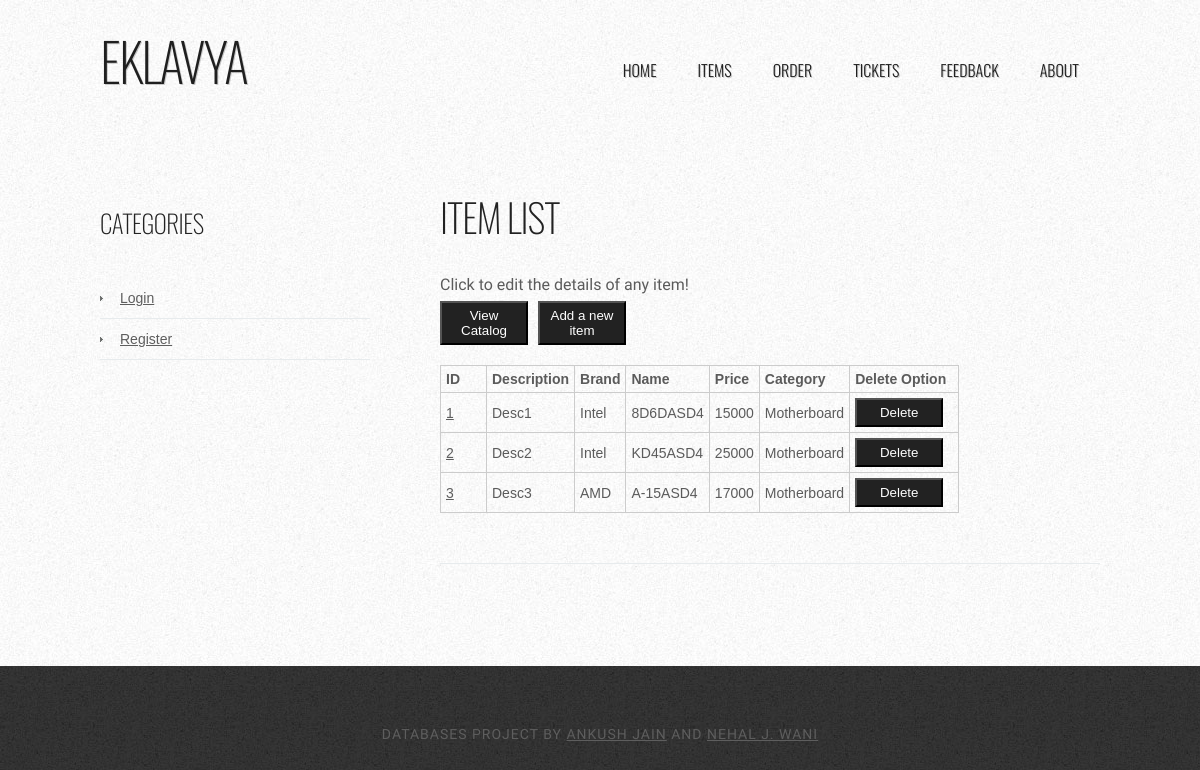
The page /item.php on the database as committed earlier.
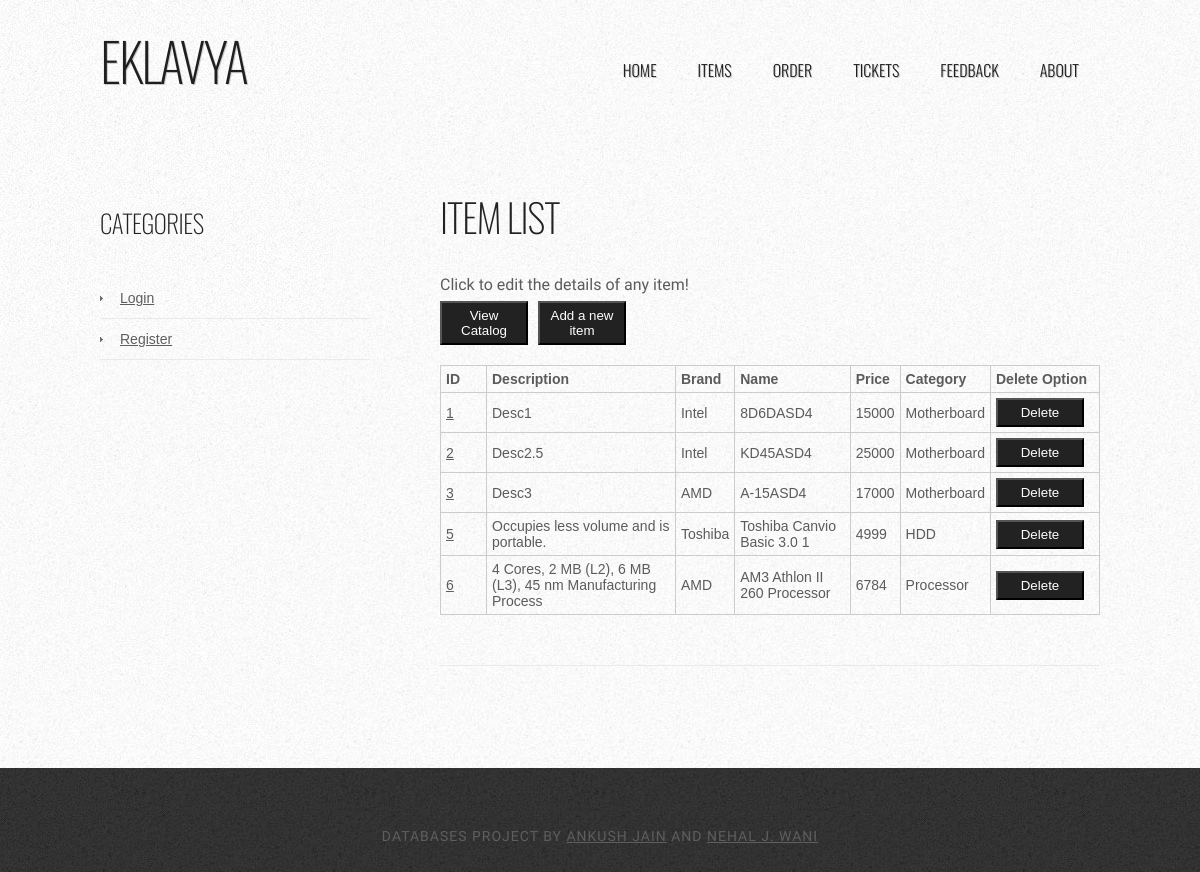
The same page on the database as committed later.
### tables this page shows
CREATE TABLE `Items` (
  `ID` int(10) NOT NULL AUTO_INCREMENT,
  `Description` varchar(1000) DEFAULT NULL,
  `Brand` varchar(50) DEFAULT NULL,
  `Name` varchar(100) DEFAULT NULL,
  `Price` int(8) DEFAULT NULL,
  `Category` varchar(50) DEFAULT NULL,
  PRIMARY KEY (`ID`),
  KEY `Brand` (`Brand`),
  CONSTRAINT `Items_ibfk_1` FOREIGN KEY (`Brand`) REFERENCES `Brand` (`Name`) ON DELETE CASCADE ON UPDATE CASCADE
);

### essential.php (the view, shortened to what this page needs)
<?php
function dbconnect(){
	$con = mysql_connect('','','');
	if(!$con){
		die("Error in connection!");
	}
	else {
		$chooseDB = "USE dbapp";
		$fetchDB = mysql_query( $chooseDB , $con);
	}
}
function execute($query){
	GLOBAL $con;
	$result = mysql_query($query,$con);
	if(!$result){
		echo mysql_error();
		die("Cannot execute the query ".$query);
	}
	else{
		return $result;
	}
}
function generateItems2($query){
	$result=execute($query);
	$string="";
	while($rows = mysql_fetch_assoc($result)){
		$string.="<tr>";
		$count=0;
		foreach($rows as $row){
			if($count==0){
				if($_SESSION['ID']==0)
					$string.="<td><a href=editItem.php?ID=".$rows['ID']."&Category=".$rows['Category'].">".$row."</a></td>";
				else
					$string.="<td>".$row."</td>";
			}
			else{
				$string.="<td>".$row."</td>";
			}
			$count++;
		}
		if($_SESSION['ID']==0){
			$string.="<td><button type='submit' class='more' name='delID' value=".$rows['ID']." >Delete</button></a></td></tr>";
		}
		else
			$string.="</tr>";
	}
	return $string;
}
?>

### header.php (shortened to what this page needs)
<!DOCTYPE html PUBLIC "-//W3C//DTD XHTML 1.0 Strict//EN" "http://www.w3.org/TR/xhtml1/DTD/xhtml1-strict.dtd">
<?php
$file = $_SERVER['PHP_SELF'];
$filearray = explode(".php", $file);
$file = $filearray[0];
$filearray = explode("/", $file);
$file = $filearray[2];
?>
<html xmlns="http://www.w3.org/1999/xhtml">
<head>
<link href="style.css" rel="stylesheet" type="text/css" media="screen" />
</head>
<body>
<div id="wrapper">
	<div id="header-wrapper">
		<div id="header" class="container">
			<div id="logo">
				<h1><a href="#">Eklavya</a></h1>
			</div>
			<div id="menu">
				<ul>
					<?php if($_SESSION['ID']=="0"){ ?>
					<li <?php if($file == "index") echo "class=\"current_page_item\""; ?>><a href="index.php">Home</a></li>
					<li <?php if($file == "item") echo "class=\"current_page_item\""; ?>><a href="item.php">Items</a></li>
					<li <?php if($file == "viewOrders") echo "class=\"current_page_item\""; ?>><a href="viewOrders.php">Orders</a></li>
					<li <?php if($file == "feedback") echo "class=\"current_page_item\""; ?>><a href="feedback.php">Feedback</a></li>
					<li <?php if($file == "ticket") echo "class=\"current_page_item\""; ?>><a href="ticket.php">Tickets</a></li>
					<li <?php if($file == "about") echo "class=\"current_page_item\""; ?>><a href="about.php">About</a></li>
					<?php }else{ ?>
					<li <?php if($file == "index") echo "class=\"current_page_item\""; ?>><a href="index.php">Home</a></li>
					<li <?php if($file == "selectItems") echo "class=\"current_page_item\""; ?> ><a href="selectItems.php">Items</a></li>
					<li <?php if($file == "newOrder") echo "class=\"current_page_item\""; ?>><a href="newOrder.php">Order</a></li>
					<li <?php if($file == "raiseTicket") echo "class=\"current_page_item\""; ?>><a href="raiseTicket.php">Tickets</a></li>
					<li <?php if($file == "giveFeedback") echo "class=\"current_page_item\""; ?>><a href="giveFeedback.php">Feedback</a></li>
					<li <?php if($file == "about") echo "class=\"current_page_item\""; ?>><a href="about.php">About</a></li>
					<?php } ?>
				</ul>
			</div>
		</div>
	</div>
	<div id="page">
		<div id="content">

### item.php (shortened to what this page needs)
<?php include_once('header.php'); ?>
<?php
	include"essential.php";
	$query="SELECT * FROM Items";
?>
<div class="post">
	<h2 class="title"><a href="#">Item List </a></h2>
	<div style="clear: both;">&nbsp;</div>
<?php if($_SESSION['ID']==0){
?>
        <p class="meta">
	<span class="date">Click to edit the details of any item!</span>
        </p>
	<button type="button" id='view' class="more">View Catalog</button>
	<button type="button" id='add' class="more">Add a new item</button>
<?php }
?>
<br><br><br><br>
	<div class="entry">
	<form method="POST" action="dbentry.php" name="delete">
		<table class="item-table" id="itemDetails">
				<tr>
					<td>ID</td>
					<td>Description</td>
					<td>Brand</td>
					<td>Name</td>
					<td>Price</td>
					<td>Category</td>
					<?php if($_SESSION['ID']==0){
                                        ?>
                                        <td>Delete Option</td>
                                        <?php }
                                        ?>
				</tr>
			<?php echo generateItems2($query); ?>
		</table>
                </form>
	</div>
</div>
<?php include_once('footer.php'); ?>

### footer.php (shortened to what this page needs)
			<div style="clear: both;">&nbsp;</div>
		</div>
		<div id="sidebar">
			<ul>
				<li>
					<h2>Categories</h2>
					<ul class="side-list">
						<?php
							if(!isset($_SESSION['Username'])){
						?>		<li><a href="index.php">Login</a></li>
								<li><a href="registration.php">Register</a></li>
						<?php	}
						?>
					</ul>
				</li>
			</ul>
		</div>
		<div style="clear: both;">&nbsp;</div>
	</div>
</div>
<div id="footer">
	<p>	Databases Project by <a href="#">Ankush Jain</a> and <a href="#">Nehal J. Wani</a></p>
</div>
</body>
</html>

### style.css (style rules this page uses)
body { margin: 0; padding: 0; background: #050505 url(images/img01.jpg) repeat; font-family: Arial, Helvetica, sans-serif; font-size: 14px; color: #5B5B5B; }
h1, h2, h3 { margin: 0; padding: 0; text-transform: uppercase; font-weight: normal; font-family: 'Oswald', sans-serif; font-weight: 200; color: #222222; }
h1 { font-size: 2em; }
h2 { font-size: 2.8em; }
p, ul, ol { margin-top: 0; line-height: 180%; }
a { color: #5E5E5E; }
#wrapper { background: #FFFFFF url(images/img05.jpg) repeat; }
.container { width: 1000px; margin: 0px auto; }
#header-wrapper { overflow: hidden; }
#header { width: 1000px; height: 150px; margin: 0 auto; padding: 0px 0px; }
#logo { float: left; width: 300px; margin: 0; padding: 0; color: #FFFFFF; }
#logo h1 { line-height: 120px; letter-spacing: -2px; font-size: 3.8em; }
#logo h1 a { color: #1F1F1F; text-shadow: 1px 1px 0px rgba(0,0,0,.2); }
#logo a { border: none; background: none; text-decoration: none; color: #000000; }
#menu { float: right; width: 500px; height: 90px; margin: 0 auto; padding: 0; }
#menu ul { float: right; margin: 0; padding: 20px 0px 0px 0px; list-style: none; line-height: normal; }
#menu li { float: left; }
#menu a { display: block; line-height: 100px; margin-right: 1px; padding: 0px 20px 0px 20px; text-decoration: none; text-align: center; text-shadow: 1px 1px 0px rgba(0,0,0,.2); text-transform: uppercase; font-family: 'Oswald', sans-serif; font-size: 16px; font-weight: 300; color: #1F1F1F; border: none; }
#page { width: 1000px; margin: 0 auto; padding: 30px 0px; }
#content { float: right; width: 660px; padding: 0px 0px 0px 0px; }
.post { overflow: hidden; margin-bottom: 40px; border-bottom: 1px solid #E7EBED; }
.post .title { padding: 7px 0px 0px 0px; letter-spacing: -1px; }
.post .title a { border: none; text-decoration: none; color: #222222; }
.post .meta { margin-bottom: 30px; padding: 10px 0px 0px 0px; text-align: left; font-family: 'Abel', sans-serif; font-size: 16px; font-weight: 300; }
.post .meta .date { float: left; }
.post .entry { padding: 0px 0px 40px 0px; text-align: justify; }
.more { display: block; float: left; width: 88px; padding: 5px 5px; margin-right: 10px; background: #222222; color: #FFFFFF; text-align: center; text-decoration: none; }
#sidebar { float: left; width: 270px; margin: 0px; padding: 30px 0px 0px 0px; }
#sidebar ul { margin: 0; padding: 0; list-style: none; }
#sidebar li { margin: 0; padding: 0; }
#sidebar li ul { margin: 0px 0px; padding-bottom: 30px; }
#sidebar li li { line-height: 40px; border-bottom: 1px solid #E7EBED; margin: 0px 0px; border-left: none; }
#sidebar li li a { padding: 0px 0px 0px 20px; background: url(images/img04.jpg) no-repeat left 50%; }
#sidebar h2 { height: 38px; padding: 0px 0px 30px 0px; letter-spacing: -.5px; font-size: 1.8em; color: #222222; }
#sidebar a { border: none; }
#footer { height: 140px; margin: 0 auto; padding: 50px 0 15px 0; font-family: 'Abel', sans-serif; }
#footer p { margin: 0; padding-top: 10px; letter-spacing: 1px; line-height: normal; font-size: 14px; text-transform: uppercase; text-align: center; color: #5E5E5E; }
#footer a { color: #5E5E5E; }
table, tr, td { border-collapse: collapse; margin-bottom: 10px; }
td { text-align: left; }
.item-table tr:nth-child(1) { font-weight: bold; }
.item-table td { min-width: 35px; padding: 5px; border: 1px solid #CCC; }

Rows that differ between the two databases and show on the page:
added items: ID "5", Description "Occupies less volume and is portable.", Brand "Toshiba", Name "Toshiba Canvio Basic 3.0 1", Price "4999", Category "HDD"
added items: ID "6", Description "4 Cores, 2 MB (L2), 6 MB (L3), 45 nm Manufacturing Process", Brand "AMD", Name "AM3 Athlon II 260 Processor", Price "6784", Category "Processor"
Other text that changed with them:
new list line: "Desc2.5"
list line gone: "Desc2"
